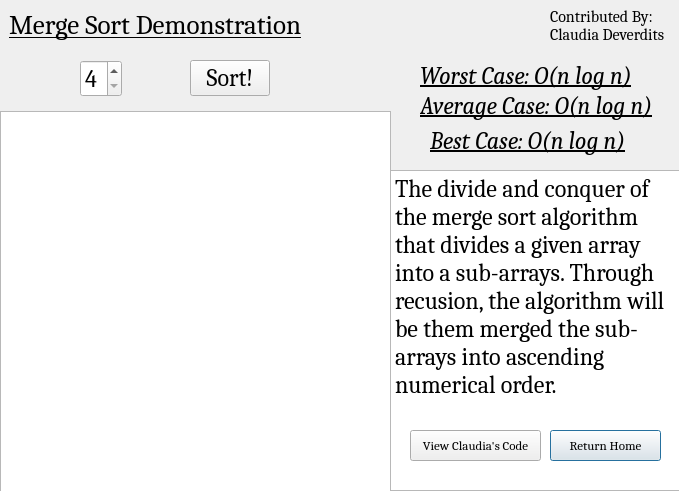
<?xml version="1.0" encoding="UTF-8"?>
<ui version="4.0">
 <class>fourthwindow</class>
 <widget class="QDialog" name="fourthwindow">
  <property name="geometry">
   <rect>
    <x>0</x>
    <y>0</y>
    <width>679</width>
    <height>491</height>
   </rect>
  </property>
  <property name="windowTitle">
   <string>DSA Project: Merge Sort Algorithm</string>
  </property>
  <widget class="QPushButton" name="exitButton">
   <property name="geometry">
    <rect>
     <x>550</x>
     <y>430</y>
     <width>111</width>
     <height>31</height>
    </rect>
   </property>
   <property name="font">
    <font>
     <family>Cambria</family>
     <pointsize>10</pointsize>
    </font>
   </property>
   <property name="text">
    <string>Return Home</string>
   </property>
  </widget>
  <widget class="QListWidget" name="listWidget">
   <property name="geometry">
    <rect>
     <x>0</x>
     <y>111</y>
     <width>391</width>
     <height>381</height>
    </rect>
   </property>
   <property name="font">
    <font>
     <pointsize>12</pointsize>
    </font>
   </property>
  </widget>
  <widget class="QPushButton" name="pushButton">
   <property name="geometry">
    <rect>
     <x>190</x>
     <y>60</y>
     <width>80</width>
     <height>36</height>
    </rect>
   </property>
   <property name="font">
    <font>
     <family>Cambria</family>
     <pointsize>18</pointsize>
    </font>
   </property>
   <property name="text">
    <string>Sort!</string>
   </property>
  </widget>
  <widget class="QSpinBox" name="spinBox">
   <property name="geometry">
    <rect>
     <x>80</x>
     <y>60</y>
     <width>42</width>
     <height>37</height>
    </rect>
   </property>
   <property name="font">
    <font>
     <family>Cambria</family>
     <pointsize>18</pointsize>
    </font>
   </property>
   <property name="minimum">
    <number>4</number>
   </property>
   <property name="maximum">
    <number>6</number>
   </property>
  </widget>
  <widget class="QLabel" name="label_4">
   <property name="geometry">
    <rect>
     <x>430</x>
     <y>120</y>
     <width>211</width>
     <height>41</height>
    </rect>
   </property>
   <property name="font">
    <font>
     <family>Cambria</family>
     <pointsize>18</pointsize>
     <italic>true</italic>
     <underline>true</underline>
    </font>
   </property>
   <property name="text">
    <string>Best Case: O(n log n)</string>
   </property>
  </widget>
  <widget class="QPlainTextEdit" name="plainTextEdit">
   <property name="geometry">
    <rect>
     <x>390</x>
     <y>170</y>
     <width>291</width>
     <height>321</height>
    </rect>
   </property>
   <property name="font">
    <font>
     <family>Cambria</family>
     <pointsize>18</pointsize>
    </font>
   </property>
   <property name="plainText">
    <string>The divide and conquer of the merge sort algorithm that divides a given array into a sub-arrays. Through recusion, the algorithm will be them merged the sub-arrays into ascending numerical order.</string>
   </property>
  </widget>
  <widget class="QLabel" name="label_2">
   <property name="geometry">
    <rect>
     <x>420</x>
     <y>50</y>
     <width>221</width>
     <height>51</height>
    </rect>
   </property>
   <property name="font">
    <font>
     <family>Cambria</family>
     <pointsize>18</pointsize>
     <italic>true</italic>
     <underline>true</underline>
    </font>
   </property>
   <property name="text">
    <string>Worst Case: O(n log n)</string>
   </property>
  </widget>
  <widget class="QLabel" name="label">
   <property name="geometry">
    <rect>
     <x>9</x>
     <y>9</y>
     <width>351</width>
     <height>32</height>
    </rect>
   </property>
   <property name="font">
    <font>
     <family>Cambria</family>
     <pointsize>20</pointsize>
     <underline>true</underline>
     <strikeout>false</strikeout>
    </font>
   </property>
   <property name="text">
    <string>Merge Sort Demonstration</string>
   </property>
  </widget>
  <widget class="QLabel" name="label_3">
   <property name="geometry">
    <rect>
     <x>420</x>
     <y>80</y>
     <width>251</width>
     <height>51</height>
    </rect>
   </property>
   <property name="font">
    <font>
     <family>Cambria</family>
     <pointsize>18</pointsize>
     <italic>true</italic>
     <underline>true</underline>
    </font>
   </property>
   <property name="text">
    <string>Average Case: O(n log n)</string>
   </property>
  </widget>
  <widget class="QLabel" name="label_5">
   <property name="geometry">
    <rect>
     <x>550</x>
     <y>0</y>
     <width>121</width>
     <height>51</height>
    </rect>
   </property>
   <property name="font">
    <font>
     <family>Cambria</family>
     <pointsize>12</pointsize>
    </font>
   </property>
   <property name="text">
    <string>Contributed By:
Claudia Deverdits</string>
   </property>
  </widget>
  <widget class="QPushButton" name="exitButton_2">
   <property name="geometry">
    <rect>
     <x>410</x>
     <y>430</y>
     <width>131</width>
     <height>31</height>
    </rect>
   </property>
   <property name="font">
    <font>
     <family>Cambria</family>
     <pointsize>10</pointsize>
    </font>
   </property>
   <property name="text">
    <string>View Claudia's Code</string>
   </property>
  </widget>
  <zorder>listWidget</zorder>
  <zorder>pushButton</zorder>
  <zorder>spinBox</zorder>
  <zorder>label_4</zorder>
  <zorder>label_2</zorder>
  <zorder>label</zorder>
  <zorder>label_3</zorder>
  <zorder>plainTextEdit</zorder>
  <zorder>exitButton</zorder>
  <zorder>label_5</zorder>
  <zorder>exitButton_2</zorder>
 </widget>
 <resources/>
 <connections>
  <connection>
   <sender>exitButton</sender>
   <signal>clicked()</signal>
   <receiver>fourthwindow</receiver>
   <slot>close()</slot>
   <hints>
    <hint type="sourcelabel">
     <x>421</x>
     <y>372</y>
    </hint>
    <hint type="destinationlabel">
     <x>424</x>
     <y>529</y>
    </hint>
   </hints>
  </connection>
 </connections>
</ui>
